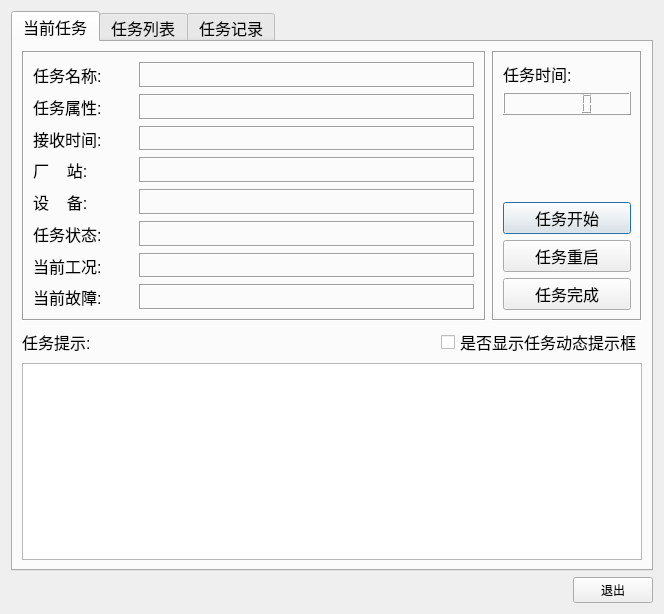
<?xml version="1.0" encoding="UTF-8"?>
<ui version="4.0">
 <class>CTaskManage</class>
 <widget class="QDialog" name="CTaskManage">
  <property name="geometry">
   <rect>
    <x>0</x>
    <y>0</y>
    <width>664</width>
    <height>614</height>
   </rect>
  </property>
  <property name="windowTitle">
   <string>任务管理</string>
  </property>
  <layout class="QGridLayout" name="gridLayout_2">
   <item row="0" column="0">
    <widget class="QTabWidget" name="tabWidget">
     <property name="font">
      <font>
       <pointsize>12</pointsize>
      </font>
     </property>
     <property name="currentIndex">
      <number>0</number>
     </property>
     <widget class="QWidget" name="curTask">
      <attribute name="title">
       <string>当前任务</string>
      </attribute>
      <layout class="QGridLayout" name="gridLayout">
       <item row="0" column="0">
        <widget class="QFrame" name="frame">
         <property name="frameShape">
          <enum>QFrame::Box</enum>
         </property>
         <property name="frameShadow">
          <enum>QFrame::Sunken</enum>
         </property>
         <layout class="QVBoxLayout" name="verticalLayout">
          <item>
           <layout class="QHBoxLayout" name="horizontalLayout">
            <item>
             <widget class="QLabel" name="label">
              <property name="maximumSize">
               <size>
                <width>100</width>
                <height>16777215</height>
               </size>
              </property>
              <property name="font">
               <font>
                <pointsize>12</pointsize>
               </font>
              </property>
              <property name="text">
               <string>任务名称:</string>
              </property>
             </widget>
            </item>
            <item>
             <widget class="QLabel" name="labelTaskName">
              <property name="font">
               <font>
                <pointsize>12</pointsize>
               </font>
              </property>
              <property name="frameShape">
               <enum>QFrame::Box</enum>
              </property>
              <property name="frameShadow">
               <enum>QFrame::Sunken</enum>
              </property>
              <property name="text">
               <string/>
              </property>
              <property name="wordWrap">
               <bool>false</bool>
              </property>
             </widget>
            </item>
           </layout>
          </item>
          <item>
           <layout class="QHBoxLayout" name="horizontalLayout_2">
            <item>
             <widget class="QLabel" name="label_3">
              <property name="maximumSize">
               <size>
                <width>100</width>
                <height>16777215</height>
               </size>
              </property>
              <property name="font">
               <font>
                <pointsize>12</pointsize>
               </font>
              </property>
              <property name="text">
               <string>任务属性:</string>
              </property>
             </widget>
            </item>
            <item>
             <widget class="QLabel" name="labelTaskAttr">
              <property name="font">
               <font>
                <pointsize>12</pointsize>
               </font>
              </property>
              <property name="frameShape">
               <enum>QFrame::Box</enum>
              </property>
              <property name="frameShadow">
               <enum>QFrame::Sunken</enum>
              </property>
              <property name="text">
               <string/>
              </property>
             </widget>
            </item>
           </layout>
          </item>
          <item>
           <layout class="QHBoxLayout" name="horizontalLayout_3">
            <item>
             <widget class="QLabel" name="label_4">
              <property name="maximumSize">
               <size>
                <width>100</width>
                <height>16777215</height>
               </size>
              </property>
              <property name="font">
               <font>
                <pointsize>12</pointsize>
               </font>
              </property>
              <property name="text">
               <string>接收时间:</string>
              </property>
             </widget>
            </item>
            <item>
             <widget class="QLabel" name="labelSendTime">
              <property name="font">
               <font>
                <pointsize>12</pointsize>
               </font>
              </property>
              <property name="frameShape">
               <enum>QFrame::Box</enum>
              </property>
              <property name="frameShadow">
               <enum>QFrame::Sunken</enum>
              </property>
              <property name="text">
               <string/>
              </property>
             </widget>
            </item>
           </layout>
          </item>
          <item>
           <layout class="QHBoxLayout" name="horizontalLayout_4">
            <item>
             <widget class="QLabel" name="label_5">
              <property name="maximumSize">
               <size>
                <width>100</width>
                <height>16777215</height>
               </size>
              </property>
              <property name="font">
               <font>
                <pointsize>12</pointsize>
               </font>
              </property>
              <property name="text">
               <string>厂    站:</string>
              </property>
             </widget>
            </item>
            <item>
             <widget class="QLabel" name="labelStation">
              <property name="font">
               <font>
                <pointsize>12</pointsize>
               </font>
              </property>
              <property name="frameShape">
               <enum>QFrame::Box</enum>
              </property>
              <property name="frameShadow">
               <enum>QFrame::Sunken</enum>
              </property>
              <property name="text">
               <string/>
              </property>
             </widget>
            </item>
           </layout>
          </item>
          <item>
           <layout class="QHBoxLayout" name="horizontalLayout_5">
            <item>
             <widget class="QLabel" name="label_6">
              <property name="maximumSize">
               <size>
                <width>100</width>
                <height>16777215</height>
               </size>
              </property>
              <property name="font">
               <font>
                <pointsize>12</pointsize>
               </font>
              </property>
              <property name="text">
               <string>设    备:</string>
              </property>
             </widget>
            </item>
            <item>
             <widget class="QLabel" name="labelDev">
              <property name="font">
               <font>
                <pointsize>12</pointsize>
               </font>
              </property>
              <property name="frameShape">
               <enum>QFrame::Box</enum>
              </property>
              <property name="frameShadow">
               <enum>QFrame::Sunken</enum>
              </property>
              <property name="text">
               <string/>
              </property>
             </widget>
            </item>
           </layout>
          </item>
          <item>
           <layout class="QHBoxLayout" name="horizontalLayout_6">
            <item>
             <widget class="QLabel" name="label_8">
              <property name="maximumSize">
               <size>
                <width>100</width>
                <height>16777215</height>
               </size>
              </property>
              <property name="font">
               <font>
                <pointsize>12</pointsize>
               </font>
              </property>
              <property name="text">
               <string>任务状态:</string>
              </property>
             </widget>
            </item>
            <item>
             <widget class="QLabel" name="labelStatus">
              <property name="font">
               <font>
                <pointsize>12</pointsize>
               </font>
              </property>
              <property name="frameShape">
               <enum>QFrame::Box</enum>
              </property>
              <property name="frameShadow">
               <enum>QFrame::Sunken</enum>
              </property>
              <property name="text">
               <string/>
              </property>
             </widget>
            </item>
           </layout>
          </item>
          <item>
           <layout class="QHBoxLayout" name="horizontalLayout_7">
            <item>
             <widget class="QLabel" name="label_9">
              <property name="maximumSize">
               <size>
                <width>100</width>
                <height>16777215</height>
               </size>
              </property>
              <property name="font">
               <font>
                <pointsize>12</pointsize>
               </font>
              </property>
              <property name="text">
               <string>当前工况:</string>
              </property>
             </widget>
            </item>
            <item>
             <widget class="QLabel" name="labelScene">
              <property name="font">
               <font>
                <pointsize>12</pointsize>
               </font>
              </property>
              <property name="frameShape">
               <enum>QFrame::Box</enum>
              </property>
              <property name="frameShadow">
               <enum>QFrame::Sunken</enum>
              </property>
              <property name="text">
               <string/>
              </property>
             </widget>
            </item>
           </layout>
          </item>
          <item>
           <layout class="QHBoxLayout" name="horizontalLayout_8">
            <item>
             <widget class="QLabel" name="label_10">
              <property name="maximumSize">
               <size>
                <width>100</width>
                <height>16777215</height>
               </size>
              </property>
              <property name="font">
               <font>
                <pointsize>12</pointsize>
               </font>
              </property>
              <property name="text">
               <string>当前故障:</string>
              </property>
             </widget>
            </item>
            <item>
             <widget class="QLabel" name="labelFault">
              <property name="font">
               <font>
                <pointsize>12</pointsize>
               </font>
              </property>
              <property name="frameShape">
               <enum>QFrame::Box</enum>
              </property>
              <property name="frameShadow">
               <enum>QFrame::Sunken</enum>
              </property>
              <property name="text">
               <string/>
              </property>
             </widget>
            </item>
           </layout>
          </item>
         </layout>
        </widget>
       </item>
       <item row="0" column="1">
        <widget class="QFrame" name="frame_2">
         <property name="maximumSize">
          <size>
           <width>150</width>
           <height>16777215</height>
          </size>
         </property>
         <property name="frameShape">
          <enum>QFrame::Box</enum>
         </property>
         <property name="frameShadow">
          <enum>QFrame::Sunken</enum>
         </property>
         <layout class="QVBoxLayout" name="verticalLayout_2">
          <item>
           <widget class="QLabel" name="label_2">
            <property name="font">
             <font>
              <pointsize>12</pointsize>
             </font>
            </property>
            <property name="text">
             <string>任务时间:</string>
            </property>
           </widget>
          </item>
          <item>
           <widget class="QLCDNumber" name="taskTime">
            <property name="font">
             <font>
              <pointsize>12</pointsize>
             </font>
            </property>
           </widget>
          </item>
          <item>
           <spacer name="verticalSpacer">
            <property name="orientation">
             <enum>Qt::Vertical</enum>
            </property>
            <property name="sizeHint" stdset="0">
             <size>
              <width>20</width>
              <height>81</height>
             </size>
            </property>
           </spacer>
          </item>
          <item>
           <widget class="QPushButton" name="buttonStart">
            <property name="font">
             <font>
              <pointsize>12</pointsize>
             </font>
            </property>
            <property name="text">
             <string>任务开始</string>
            </property>
           </widget>
          </item>
          <item>
           <widget class="QPushButton" name="buttonReStart">
            <property name="font">
             <font>
              <pointsize>12</pointsize>
             </font>
            </property>
            <property name="text">
             <string>任务重启</string>
            </property>
           </widget>
          </item>
          <item>
           <widget class="QPushButton" name="buttonFinish">
            <property name="font">
             <font>
              <pointsize>12</pointsize>
             </font>
            </property>
            <property name="text">
             <string>任务完成</string>
            </property>
           </widget>
          </item>
         </layout>
        </widget>
       </item>
       <item row="1" column="0" colspan="2">
        <layout class="QVBoxLayout" name="verticalLayout_3">
         <item>
          <layout class="QHBoxLayout" name="horizontalLayout_11">
           <item>
            <widget class="QLabel" name="label_11">
             <property name="font">
              <font>
               <pointsize>12</pointsize>
              </font>
             </property>
             <property name="text">
              <string>任务提示:</string>
             </property>
            </widget>
           </item>
           <item>
            <spacer name="horizontalSpacer_2">
             <property name="orientation">
              <enum>Qt::Horizontal</enum>
             </property>
             <property name="sizeHint" stdset="0">
              <size>
               <width>40</width>
               <height>20</height>
              </size>
             </property>
            </spacer>
           </item>
           <item>
            <widget class="QCheckBox" name="checkSimuTip">
             <property name="text">
              <string>是否显示任务动态提示框</string>
             </property>
            </widget>
           </item>
          </layout>
         </item>
         <item>
          <widget class="QTextBrowser" name="textTaskTip"/>
         </item>
        </layout>
       </item>
      </layout>
     </widget>
     <widget class="QWidget" name="taskList">
      <attribute name="title">
       <string>任务列表</string>
      </attribute>
      <layout class="QGridLayout" name="gridLayout_4">
       <item row="0" column="0">
        <widget class="QTableWidget" name="listTask">
         <column>
          <property name="text">
           <string>任务名称</string>
          </property>
         </column>
         <column>
          <property name="text">
           <string>下达时间</string>
          </property>
         </column>
         <column>
          <property name="text">
           <string>任务时限</string>
          </property>
         </column>
         <column>
          <property name="text">
           <string>任务状态</string>
          </property>
         </column>
        </widget>
       </item>
       <item row="1" column="0">
        <layout class="QHBoxLayout" name="horizontalLayout_10">
         <item>
          <widget class="QPushButton" name="buttonSetCurTask">
           <property name="text">
            <string>设置为当前任务</string>
           </property>
          </widget>
         </item>
         <item>
          <widget class="QPushButton" name="buttonDelTask">
           <property name="text">
            <string>删除任务</string>
           </property>
          </widget>
         </item>
         <item>
          <widget class="QPushButton" name="buttonClearTask">
           <property name="text">
            <string>清空任务</string>
           </property>
          </widget>
         </item>
        </layout>
       </item>
      </layout>
     </widget>
     <widget class="QWidget" name="taskRec">
      <attribute name="title">
       <string>任务记录</string>
      </attribute>
      <layout class="QGridLayout" name="gridLayout_3">
       <item row="0" column="0">
        <widget class="QTableWidget" name="listTaskRec">
         <property name="mouseTracking">
          <bool>true</bool>
         </property>
         <column>
          <property name="text">
           <string>任务名称</string>
          </property>
         </column>
         <column>
          <property name="text">
           <string>得分</string>
          </property>
         </column>
        </widget>
       </item>
      </layout>
     </widget>
    </widget>
   </item>
   <item row="1" column="0">
    <layout class="QHBoxLayout" name="horizontalLayout_9">
     <item>
      <spacer name="horizontalSpacer">
       <property name="orientation">
        <enum>Qt::Horizontal</enum>
       </property>
       <property name="sizeHint" stdset="0">
        <size>
         <width>40</width>
         <height>20</height>
        </size>
       </property>
      </spacer>
     </item>
     <item>
      <widget class="QPushButton" name="buttonExit">
       <property name="text">
        <string>退出</string>
       </property>
      </widget>
     </item>
    </layout>
   </item>
  </layout>
 </widget>
 <resources/>
 <connections/>
</ui>
